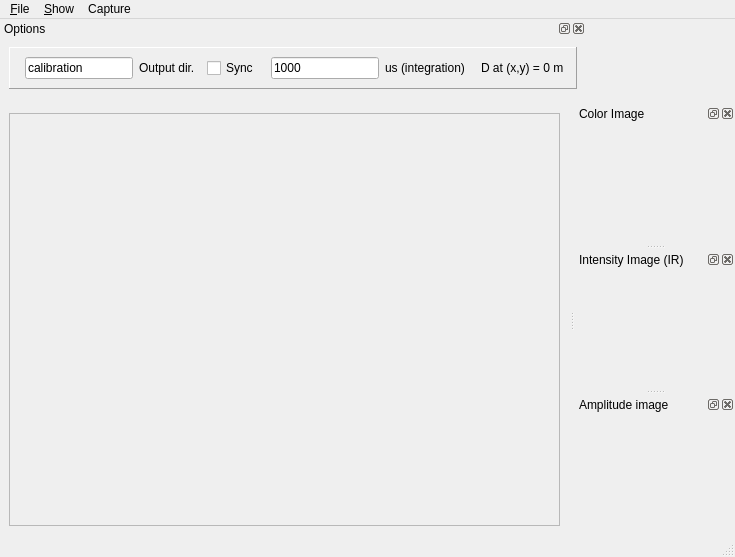
<?xml version="1.0" encoding="UTF-8"?>
<ui version="4.0">
 <class>RawImagesWindow</class>
 <widget class="QMainWindow" name="RawImagesWindow">
  <property name="geometry">
   <rect>
    <x>0</x>
    <y>0</y>
    <width>735</width>
    <height>557</height>
   </rect>
  </property>
  <property name="sizePolicy">
   <sizepolicy hsizetype="Expanding" vsizetype="Expanding">
    <horstretch>0</horstretch>
    <verstretch>0</verstretch>
   </sizepolicy>
  </property>
  <property name="windowTitle">
   <string>RGB-D Capture</string>
  </property>
  <widget class="QWidget" name="centralwidget">
   <layout class="QHBoxLayout" name="horizontalLayout">
    <item>
     <widget class="QFrame" name="frame_2">
      <property name="sizePolicy">
       <sizepolicy hsizetype="Expanding" vsizetype="Expanding">
        <horstretch>0</horstretch>
        <verstretch>0</verstretch>
       </sizepolicy>
      </property>
      <property name="frameShape">
       <enum>QFrame::StyledPanel</enum>
      </property>
      <property name="frameShadow">
       <enum>QFrame::Raised</enum>
      </property>
      <layout class="QHBoxLayout" name="horizontalLayout_2">
       <item>
        <widget class="ntk::ImageWidget" name="depthView" native="true">
         <property name="minimumSize">
          <size>
           <width>320</width>
           <height>240</height>
          </size>
         </property>
         <property name="focusPolicy">
          <enum>Qt::ClickFocus</enum>
         </property>
        </widget>
       </item>
      </layout>
     </widget>
    </item>
   </layout>
  </widget>
  <widget class="QMenuBar" name="menubar">
   <property name="geometry">
    <rect>
     <x>0</x>
     <y>0</y>
     <width>735</width>
     <height>21</height>
    </rect>
   </property>
   <widget class="QMenu" name="menuShow">
    <property name="title">
     <string>&amp;Show</string>
    </property>
    <addaction name="action_Filters"/>
    <addaction name="actionPeopleTracker"/>
   </widget>
   <widget class="QMenu" name="menuFile">
    <property name="title">
     <string>&amp;File</string>
    </property>
    <addaction name="action_GrabOneFrame"/>
    <addaction name="action_GrabFrames"/>
    <addaction name="action_Screen_capture_mode"/>
    <addaction name="separator"/>
    <addaction name="action_Quit"/>
   </widget>
   <widget class="QMenu" name="menuCapture">
    <property name="title">
     <string>Capture</string>
    </property>
    <addaction name="actionPause"/>
    <addaction name="actionNext_frame"/>
    <addaction name="actionShow_IR"/>
    <addaction name="actionDual_RGB_IR_mode"/>
   </widget>
   <addaction name="menuFile"/>
   <addaction name="menuShow"/>
   <addaction name="menuCapture"/>
  </widget>
  <widget class="QStatusBar" name="statusbar"/>
  <widget class="QDockWidget" name="dockWidget">
   <property name="windowTitle">
    <string>Color Image</string>
   </property>
   <attribute name="dockWidgetArea">
    <number>2</number>
   </attribute>
   <widget class="QWidget" name="dockWidgetContents">
    <property name="minimumSize">
     <size>
      <width>160</width>
      <height>120</height>
     </size>
    </property>
    <layout class="QHBoxLayout" name="horizontalLayout_3">
     <item>
      <widget class="ntk::ImageWidget" name="colorView" native="true">
       <property name="sizePolicy">
        <sizepolicy hsizetype="Preferred" vsizetype="Preferred">
         <horstretch>0</horstretch>
         <verstretch>0</verstretch>
        </sizepolicy>
       </property>
      </widget>
     </item>
    </layout>
   </widget>
  </widget>
  <widget class="QDockWidget" name="dockWidget_2">
   <property name="windowTitle">
    <string>Intensity Image (IR)</string>
   </property>
   <attribute name="dockWidgetArea">
    <number>2</number>
   </attribute>
   <widget class="QWidget" name="dockWidgetContents_2">
    <property name="minimumSize">
     <size>
      <width>160</width>
      <height>120</height>
     </size>
    </property>
    <layout class="QHBoxLayout" name="horizontalLayout_4">
     <item>
      <widget class="ntk::ImageWidget" name="intensityView" native="true"/>
     </item>
    </layout>
   </widget>
  </widget>
  <widget class="QDockWidget" name="dockWidget_3">
   <property name="windowTitle">
    <string>Amplitude image</string>
   </property>
   <attribute name="dockWidgetArea">
    <number>2</number>
   </attribute>
   <widget class="QWidget" name="dockWidgetContents_3">
    <property name="minimumSize">
     <size>
      <width>160</width>
      <height>120</height>
     </size>
    </property>
    <layout class="QHBoxLayout" name="horizontalLayout_5">
     <item>
      <widget class="ntk::ImageWidget" name="amplitudeView" native="true"/>
     </item>
    </layout>
   </widget>
  </widget>
  <widget class="QDockWidget" name="dockWidget_4">
   <property name="windowTitle">
    <string>Options</string>
   </property>
   <attribute name="dockWidgetArea">
    <number>4</number>
   </attribute>
   <widget class="QWidget" name="dockWidgetContents_4">
    <property name="sizePolicy">
     <sizepolicy hsizetype="Fixed" vsizetype="Fixed">
      <horstretch>0</horstretch>
      <verstretch>0</verstretch>
     </sizepolicy>
    </property>
    <layout class="QHBoxLayout" name="horizontalLayout_6">
     <item>
      <widget class="QFrame" name="frame">
       <property name="sizePolicy">
        <sizepolicy hsizetype="Fixed" vsizetype="Fixed">
         <horstretch>0</horstretch>
         <verstretch>0</verstretch>
        </sizepolicy>
       </property>
       <property name="frameShape">
        <enum>QFrame::Panel</enum>
       </property>
       <property name="frameShadow">
        <enum>QFrame::Raised</enum>
       </property>
       <property name="lineWidth">
        <number>1</number>
       </property>
       <layout class="QHBoxLayout" name="horizontalLayout_7">
        <item>
         <widget class="Line" name="line_3">
          <property name="orientation">
           <enum>Qt::Horizontal</enum>
          </property>
         </widget>
        </item>
        <item>
         <widget class="QLineEdit" name="outputDirText">
          <property name="minimumSize">
           <size>
            <width>100</width>
            <height>0</height>
           </size>
          </property>
          <property name="focusPolicy">
           <enum>Qt::ClickFocus</enum>
          </property>
          <property name="text">
           <string>calibration</string>
          </property>
         </widget>
        </item>
        <item>
         <widget class="QLabel" name="label">
          <property name="text">
           <string>Output dir.</string>
          </property>
         </widget>
        </item>
        <item>
         <widget class="Line" name="line_2">
          <property name="orientation">
           <enum>Qt::Horizontal</enum>
          </property>
         </widget>
        </item>
        <item>
         <widget class="QCheckBox" name="syncMode">
          <property name="text">
           <string>Sync</string>
          </property>
          <property name="checked">
           <bool>false</bool>
          </property>
         </widget>
        </item>
        <item>
         <widget class="Line" name="line">
          <property name="orientation">
           <enum>Qt::Horizontal</enum>
          </property>
         </widget>
        </item>
        <item>
         <widget class="QLineEdit" name="integrationTimeText">
          <property name="enabled">
           <bool>true</bool>
          </property>
          <property name="sizePolicy">
           <sizepolicy hsizetype="Preferred" vsizetype="Fixed">
            <horstretch>0</horstretch>
            <verstretch>0</verstretch>
           </sizepolicy>
          </property>
          <property name="minimumSize">
           <size>
            <width>0</width>
            <height>0</height>
           </size>
          </property>
          <property name="baseSize">
           <size>
            <width>0</width>
            <height>0</height>
           </size>
          </property>
          <property name="focusPolicy">
           <enum>Qt::ClickFocus</enum>
          </property>
          <property name="autoFillBackground">
           <bool>false</bool>
          </property>
          <property name="inputMask">
           <string>0000; </string>
          </property>
          <property name="text">
           <string>1000</string>
          </property>
          <property name="maxLength">
           <number>4</number>
          </property>
          <property name="frame">
           <bool>true</bool>
          </property>
          <property name="readOnly">
           <bool>false</bool>
          </property>
         </widget>
        </item>
        <item>
         <widget class="QLabel" name="msLabel">
          <property name="toolTip">
           <string>Integration Time</string>
          </property>
          <property name="text">
           <string>us (integration)</string>
          </property>
         </widget>
        </item>
        <item>
         <spacer name="horizontalSpacer">
          <property name="orientation">
           <enum>Qt::Horizontal</enum>
          </property>
          <property name="sizeHint" stdset="0">
           <size>
            <width>10</width>
            <height>20</height>
           </size>
          </property>
         </spacer>
        </item>
        <item>
         <widget class="QLabel" name="distanceLabel">
          <property name="text">
           <string>D at (x,y) = 0 m </string>
          </property>
         </widget>
        </item>
       </layout>
      </widget>
     </item>
    </layout>
   </widget>
  </widget>
  <action name="action_GrabOneFrame">
   <property name="text">
    <string>Grab one frame</string>
   </property>
   <property name="shortcut">
    <string>Ctrl+G</string>
   </property>
  </action>
  <action name="action_Quit">
   <property name="text">
    <string>&amp;Quit</string>
   </property>
   <property name="shortcut">
    <string>Ctrl+Q</string>
   </property>
  </action>
  <action name="action_Show_Object_Detector">
   <property name="checkable">
    <bool>true</bool>
   </property>
   <property name="checked">
    <bool>false</bool>
   </property>
   <property name="text">
    <string>&amp;Object detector</string>
   </property>
  </action>
  <action name="action_3D_View">
   <property name="checkable">
    <bool>true</bool>
   </property>
   <property name="text">
    <string>3D &amp;View</string>
   </property>
  </action>
  <action name="action_Screen_capture_mode">
   <property name="checkable">
    <bool>true</bool>
   </property>
   <property name="enabled">
    <bool>true</bool>
   </property>
   <property name="text">
    <string>&amp;Screen capture mode</string>
   </property>
  </action>
  <action name="action_GrabFrames">
   <property name="checkable">
    <bool>true</bool>
   </property>
   <property name="text">
    <string>Grab all frames</string>
   </property>
  </action>
  <action name="action_Filters">
   <property name="checkable">
    <bool>true</bool>
   </property>
   <property name="text">
    <string>Filters</string>
   </property>
  </action>
  <action name="actionPa10_Controller">
   <property name="checkable">
    <bool>true</bool>
   </property>
   <property name="enabled">
    <bool>false</bool>
   </property>
   <property name="text">
    <string>Pa10 Controller</string>
   </property>
  </action>
  <action name="action_Show_Modeler">
   <property name="checkable">
    <bool>true</bool>
   </property>
   <property name="enabled">
    <bool>false</bool>
   </property>
   <property name="text">
    <string>3D Modeler</string>
   </property>
  </action>
  <action name="actionStep_by_step">
   <property name="text">
    <string>Step by step</string>
   </property>
  </action>
  <action name="actionStep_by_step_2">
   <property name="text">
    <string>Step by step</string>
   </property>
  </action>
  <action name="actionPause">
   <property name="checkable">
    <bool>true</bool>
   </property>
   <property name="text">
    <string>Pause</string>
   </property>
  </action>
  <action name="actionNext_frame">
   <property name="text">
    <string>Next frame</string>
   </property>
   <property name="shortcut">
    <string>Ctrl+Right</string>
   </property>
  </action>
  <action name="actionPedestrians">
   <property name="checkable">
    <bool>true</bool>
   </property>
   <property name="text">
    <string>Pedestrians</string>
   </property>
  </action>
  <action name="actionShow_IR">
   <property name="checkable">
    <bool>true</bool>
   </property>
   <property name="text">
    <string>Show IR</string>
   </property>
  </action>
  <action name="actionDual_RGB_IR_mode">
   <property name="checkable">
    <bool>true</bool>
   </property>
   <property name="text">
    <string>Dual RGB/IR mode</string>
   </property>
  </action>
  <action name="actionPeopleTracker">
   <property name="checkable">
    <bool>true</bool>
   </property>
   <property name="checked">
    <bool>true</bool>
   </property>
   <property name="text">
    <string>PeopleTracker</string>
   </property>
  </action>
 </widget>
 <customwidgets>
  <customwidget>
   <class>ntk::ImageWidget</class>
   <extends>QWidget</extends>
   <header location="global">ntk/gui/image_widget.h</header>
   <container>1</container>
  </customwidget>
 </customwidgets>
 <resources/>
 <connections/>
</ui>
